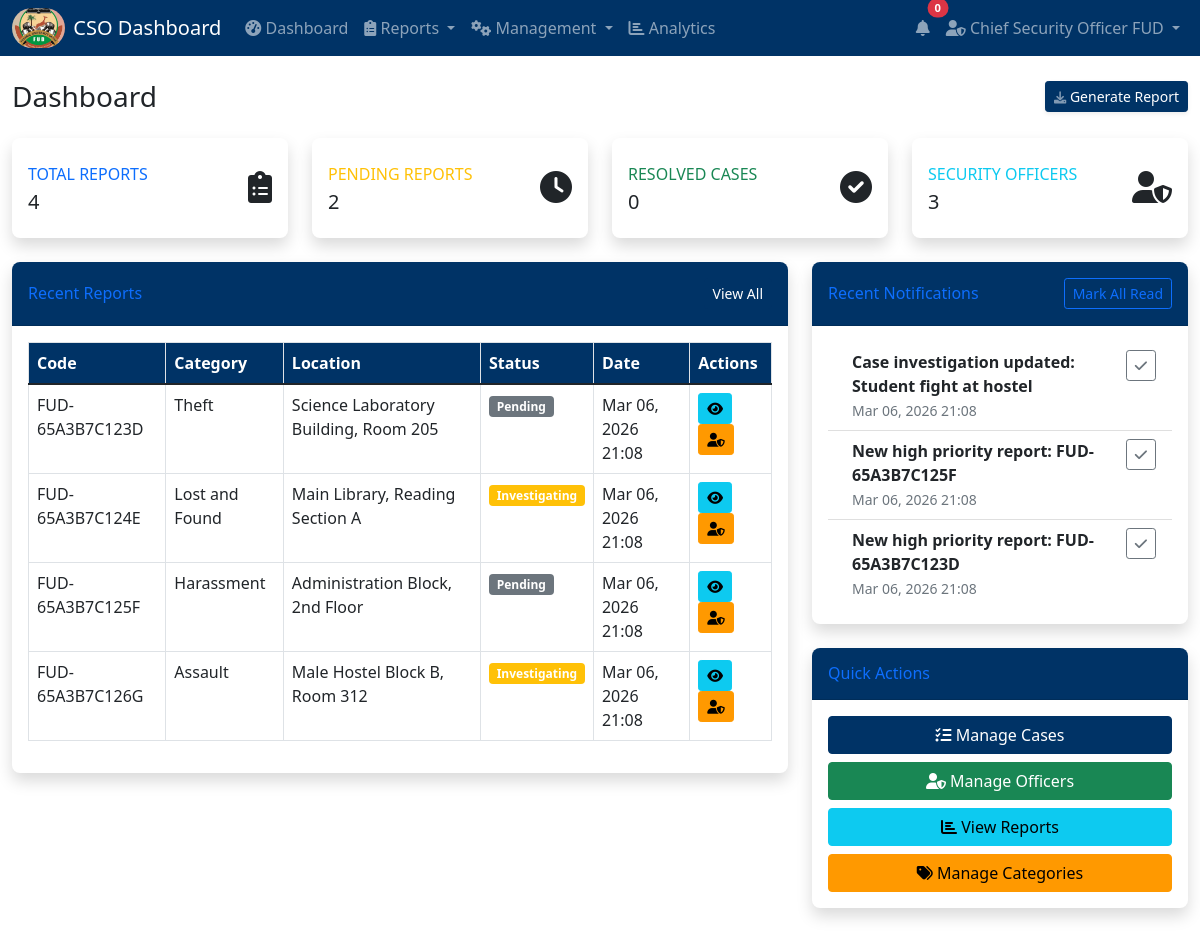
Page /cso/dashboard.php (signed in) on the committed database.
### tables this page shows
CREATE TABLE `reports` (
  `id` int(11) NOT NULL AUTO_INCREMENT,
  `report_code` varchar(20) NOT NULL,
  `reporter_name` varchar(100) DEFAULT NULL,
  `contact` varchar(20) DEFAULT NULL,
  `department` varchar(100) NOT NULL,
  `location` varchar(255) NOT NULL,
  `category_id` int(11) DEFAULT NULL,
  `description` text NOT NULL,
  `status` enum('pending','investigating','resolved') DEFAULT 'pending',
  `priority` enum('low','medium','high') DEFAULT 'medium',
  `created_at` timestamp NOT NULL DEFAULT current_timestamp(),
  PRIMARY KEY (`id`),
  UNIQUE KEY `report_code` (`report_code`),
  KEY `category_id` (`category_id`),
  KEY `status` (`status`),
  KEY `created_at` (`created_at`),
  CONSTRAINT `reports_ibfk_1` FOREIGN KEY (`category_id`) REFERENCES `categories` (`id`)
);

CREATE TABLE `categories` (
  `id` int(11) NOT NULL AUTO_INCREMENT,
  `name` varchar(100) NOT NULL,
  `description` text DEFAULT NULL,
  `status` enum('active','inactive') DEFAULT 'active',
  `created_at` timestamp NOT NULL DEFAULT current_timestamp(),
  PRIMARY KEY (`id`)
);

CREATE TABLE `notifications` (
  `id` int(11) NOT NULL AUTO_INCREMENT,
  `user_id` int(11) NOT NULL,
  `message` text NOT NULL,
  `link` varchar(255) DEFAULT NULL,
  `is_read` tinyint(1) DEFAULT 0,
  `created_at` timestamp NOT NULL DEFAULT current_timestamp(),
  PRIMARY KEY (`id`),
  KEY `user_id` (`user_id`),
  KEY `is_read` (`is_read`),
  KEY `created_at` (`created_at`),
  CONSTRAINT `notifications_ibfk_1` FOREIGN KEY (`user_id`) REFERENCES `users` (`id`) ON DELETE CASCADE
);

### cso/dashboard.php (the view, shortened to what this page needs)
<?php
require_once '../config/functions.php';
$database = new Database();
$db = $database->getConnection();
$stats = [];
$queries = [
    'total_reports' => "SELECT COUNT(*) as count FROM reports",
    'pending_reports' => "SELECT COUNT(*) as count FROM reports WHERE status = 'pending'",
    'investigating_reports' => "SELECT COUNT(*) as count FROM reports WHERE status = 'investigating'",
    'resolved_reports' => "SELECT COUNT(*) as count FROM reports WHERE status = 'resolved'",
    'total_officers' => "SELECT COUNT(*) as count FROM users WHERE role = 'Officer' AND status = 'active'",
    'active_cases' => "SELECT COUNT(*) as count FROM cases WHERE status != 'resolved'"
];
foreach ($queries as $key => $query) {
    $stmt = $db->prepare($query);
    $stmt->execute();
    $stats[$key] = $stmt->fetch(PDO::FETCH_ASSOC)['count'];
}
$recent_reports_query = "SELECT r.*, c.name as category_name FROM reports r
                         LEFT JOIN categories c ON r.category_id = c.id
                         ORDER BY r.created_at DESC LIMIT 5";
$recent_reports_stmt = $db->prepare($recent_reports_query);
$recent_reports_stmt->execute();
$recent_reports = $recent_reports_stmt->fetchAll(PDO::FETCH_ASSOC);
$notifications_query = "SELECT * FROM notifications WHERE user_id = :user_id AND is_read = 0 ORDER BY created_at DESC LIMIT 5";
$notifications_stmt = $db->prepare($notifications_query);
$notifications_stmt->bindParam(":user_id", $_SESSION['user_id']);
$notifications_stmt->execute();
$recent_notifications = $notifications_stmt->fetchAll(PDO::FETCH_ASSOC);
?>
<?php include '../includes/header.php'; ?>
<?php include 'includes/cso_navbar.php'; ?>
<div class="container-fluid mt-4">
    <div class="d-sm-flex align-items-center justify-content-between mb-4">
        <h1 class="h3 mb-0 text-gray-800">Dashboard</h1>
        <a href="reports.php" class="d-none d-sm-inline-block btn btn-sm btn-primary shadow-sm">
            <i class="fas fa-download fa-sm text-white-50"></i> Generate Report
        </a>
    </div>
    <div class="row">
        <div class="col-xl-3 col-md-6 mb-4">
            <div class="card border-left-primary shadow h-100 py-2">
                <div class="card-body">
                    <div class="row no-gutters align-items-center">
                        <div class="col mr-2">
                            <div class="text-xs font-weight-bold text-primary text-uppercase mb-1">
                                Total Reports</div>
                            <div class="h5 mb-0 font-weight-bold text-gray-800"><?= $stats['total_reports'] ?></div>
                        </div>
                        <div class="col-auto">
                            <i class="fas fa-clipboard-list fa-2x text-gray-300"></i>
                        </div>
                    </div>
                </div>
            </div>
        </div>
        <div class="col-xl-3 col-md-6 mb-4">
            <div class="card border-left-warning shadow h-100 py-2">
                <div class="card-body">
                    <div class="row no-gutters align-items-center">
                        <div class="col mr-2">
                            <div class="text-xs font-weight-bold text-warning text-uppercase mb-1">
                                Pending Reports</div>
                            <div class="h5 mb-0 font-weight-bold text-gray-800"><?= $stats['pending_reports'] ?></div>
                        </div>
                        <div class="col-auto">
                            <i class="fas fa-clock fa-2x text-gray-300"></i>
                        </div>
                    </div>
                </div>
            </div>
        </div>
        <div class="col-xl-3 col-md-6 mb-4">
            <div class="card border-left-success shadow h-100 py-2">
                <div class="card-body">
                    <div class="row no-gutters align-items-center">
                        <div class="col mr-2">
                            <div class="text-xs font-weight-bold text-success text-uppercase mb-1">
                                Resolved Cases</div>
                            <div class="h5 mb-0 font-weight-bold text-gray-800"><?= $stats['resolved_reports'] ?></div>
                        </div>
                        <div class="col-auto">
                            <i class="fas fa-check-circle fa-2x text-gray-300"></i>
                        </div>
                    </div>
                </div>
            </div>
        </div>
        <div class="col-xl-3 col-md-6 mb-4">
            <div class="card border-left-info shadow h-100 py-2">
                <div class="card-body">
                    <div class="row no-gutters align-items-center">
                        <div class="col mr-2">
                            <div class="text-xs font-weight-bold text-info text-uppercase mb-1">
                                Security Officers</div>
                            <div class="h5 mb-0 font-weight-bold text-gray-800"><?= $stats['total_officers'] ?></div>
                        </div>
                        <div class="col-auto">
                            <i class="fas fa-user-shield fa-2x text-gray-300"></i>
                        </div>
                    </div>
                </div>
            </div>
        </div>
    </div>
    <div class="row">
        <div class="col-lg-8">
            <div class="card shadow mb-4">
                <div class="card-header py-3 d-flex justify-content-between align-items-center">
                    <h6 class="m-0 font-weight-bold text-primary">Recent Reports</h6>
                    <a href="reports.php" class="btn btn-sm btn-primary">View All</a>
                </div>
                <div class="card-body">
                    <div class="table-responsive">
                        <table class="table table-bordered table-hover">
                            <thead class="thead-light">
                                <tr>
                                    <th>Code</th>
                                    <th>Category</th>
                                    <th>Location</th>
                                    <th>Status</th>
                                    <th>Date</th>
                                    <th>Actions</th>
                                </tr>
                            </thead>
                            <tbody>
                                <?php foreach ($recent_reports as $report): ?>
                                <tr>
                                    <td><?= htmlspecialchars($report['report_code']) ?></td>
                                    <td><?= htmlspecialchars($report['category_name']) ?></td>
                                    <td><?= htmlspecialchars($report['location']) ?></td>
                                    <td><?= getStatusBadge($report['status']) ?></td>
                                    <td><?= formatDate($report['created_at']) ?></td>
                                    <td>
                                        <a href="cases.php?action=view&id=<?= $report['id'] ?>" class="btn btn-sm btn-info">
                                            <i class="fas fa-eye"></i>
                                        </a>
                                        <a href="assign_case.php?report_id=<?= $report['id'] ?>" class="btn btn-sm btn-warning">
                                            <i class="fas fa-user-shield"></i>
                                        </a>
                                    </td>
                                </tr>
                                <?php endforeach; ?>
                            </tbody>
                        </table>
                    </div>
                </div>
            </div>
        </div>
        <div class="col-lg-4">
            <div class="card shadow mb-4">
                <div class="card-header py-3 d-flex justify-content-between align-items-center">
                    <h6 class="m-0 font-weight-bold text-primary">Recent Notifications</h6>
                    <a href="#" onclick="markAllNotificationsRead()" class="btn btn-sm btn-outline-primary">Mark All Read</a>
                </div>
                <div class="card-body">
                    <?php if (empty($recent_notifications)): ?>
                        <p class="text-muted text-center">No new notifications</p>
                    <?php else: ?>
                        <div class="list-group list-group-flush">
                            <?php foreach ($recent_notifications as $notification): ?>
                            <div class="list-group-item d-flex justify-content-between align-items-start">
                                <div class="ms-2 me-auto">
                                    <div class="fw-bold"><?= htmlspecialchars($notification['message']) ?></div>
                                    <small class="text-muted"><?= formatDate($notification['created_at']) ?></small>
                                </div>
                                <button class="btn btn-sm btn-outline-secondary" onclick="markNotificationRead(<?= $notification['id'] ?>)">
                                    <i class="fas fa-check"></i>
                                </button>
                            </div>
                            <?php endforeach; ?>
                        </div>
                    <?php endif; ?>
                </div>
            </div>
            <div class="card shadow mb-4">
                <div class="card-header py-3">
                    <h6 class="m-0 font-weight-bold text-primary">Quick Actions</h6>
                </div>
                <div class="card-body">
                    <div class="d-grid gap-2">
                        <a href="cases.php" class="btn btn-primary btn-block">
                            <i class="fas fa-tasks"></i> Manage Cases
                        </a>
                        <a href="officers.php" class="btn btn-success btn-block">
                            <i class="fas fa-user-shield"></i> Manage Officers
                        </a>
                        <a href="reports.php" class="btn btn-info btn-block">
                            <i class="fas fa-chart-bar"></i> View Reports
                        </a>
                        <a href="categories.php" class="btn btn-warning btn-block">
                            <i class="fas fa-tags"></i> Manage Categories
                        </a>
                    </div>
                </div>
            </div>
        </div>
    </div>
</div>
<?php include '../includes/footer.php'; ?>

### includes/header.php (shortened to what this page needs)
<!DOCTYPE html>
<html lang="en">
<head>
    <link href="https://cdn.jsdelivr.net/npm/bootstrap@5.1.3/dist/css/bootstrap.min.css" rel="stylesheet">
    <link rel="stylesheet" href="https://cdnjs.cloudflare.com/ajax/libs/font-awesome/6.0.0/css/all.min.css">
    <link rel="stylesheet" href="https://cdn.datatables.net/1.11.5/css/dataTables.bootstrap5.min.css">
    <link href="assets/css/custom.css" rel="stylesheet">
</head>
<body>
    <div id="wrapper">

### cso/includes/cso_navbar.php (shortened to what this page needs)
<nav class="navbar navbar-expand-lg navbar-dark bg-primary">
    <div class="container-fluid">
     <img src="../assets/images/fud-logo.png" alt="FUD Logo" height="40" style="border: none; border-radius: 70px;" class="d-inline-block align-text-top me-2">
        <a class="navbar-brand" href="dashboard.php">
            CSO Dashboard
        </a>
        <div class="collapse navbar-collapse" id="navbarNav">
            <ul class="navbar-nav me-auto">
                <li class="nav-item">
                    <a class="nav-link" href="dashboard.php"><i class="fas fa-tachometer-alt"></i> Dashboard</a>
                </li>
                <li class="nav-item dropdown">
                    <a class="nav-link dropdown-toggle" href="#" id="reportsDropdown" role="button" data-bs-toggle="dropdown">
                        <i class="fas fa-clipboard-list"></i> Reports
                    </a>
                </li>
                <li class="nav-item dropdown">
                    <a class="nav-link dropdown-toggle" href="#" id="managementDropdown" role="button" data-bs-toggle="dropdown">
                        <i class="fas fa-cogs"></i> Management
                    </a>
                </li>
                <li class="nav-item">
                    <a class="nav-link" href="analytics.php"><i class="fas fa-chart-bar"></i> Analytics</a>
                </li>
            </ul>
            <ul class="navbar-nav ms-auto">
                <li class="nav-item dropdown">
                    <a class="nav-link position-relative" href="#" id="notificationDropdown" role="button" data-bs-toggle="dropdown">
                        <i class="fas fa-bell"></i>
                        <span class="position-absolute top-0 start-100 translate-middle badge rounded-pill bg-danger" id="notificationCount">
                            0
                        </span>
                    </a>
                </li>
                <li class="nav-item dropdown">
                    <a class="nav-link dropdown-toggle" href="#" id="userDropdown" role="button" data-bs-toggle="dropdown">
                        <i class="fas fa-user-shield"></i> <?= htmlspecialchars($_SESSION['name']) ?>
                    </a>
                </li>
            </ul>
        </div>
    </div>
</nav>

### config/functions.php (shortened to what this page needs)
<?php
function formatDate($date) {
    return date('M d, Y H:i', strtotime($date));
}
function getStatusBadge($status) {
    $badges = [
        'pending' => 'secondary',
        'investigating' => 'warning',
        'resolved' => 'success'
    ];
    return '<span class="badge bg-' . ($badges[$status] ?? 'secondary') . '">' . ucfirst($status) . '</span>';
}
?>

### includes/footer.php (shortened to what this page needs)
        </div>
</body>
</html>

### assets/css/custom.css (style rules this page uses)
:root { --fud-primary: #003366; --fud-secondary: #FF9900; --fud-accent: #6699CC; }
.bg-primary { background-color: var(--fud-primary) !important; }
.btn-primary { background-color: var(--fud-primary); border-color: var(--fud-primary); }
.btn-warning { background-color: var(--fud-secondary); border-color: var(--fud-secondary); color: #000; }
.card { border: none; box-shadow: 0 0.15rem 1.75rem 0 rgba(58, 59, 69, 0.15); border-radius: 0.5rem; }
.card-header { background-color: var(--fud-primary); color: white; font-weight: 600; border-radius: 0.5rem 0.5rem 0 0 !important; }
.table th { background-color: var(--fud-primary); color: white; }
.badge.bg-danger { animation: pulse 2s infinite; font-size: 0.7em; }

### rows in the picture
reports: report_code "FUD-65A3B7C123D", category.name "Theft", location "Science Laboratory Building, Room 205", status "Pending", created_at "Mar 06, 2026 21:08"
reports: report_code "FUD-65A3B7C124E", category.name "Lost and Found", location "Main Library, Reading Section A", status "Investigating", created_at "Mar 06, 2026 21:08"
reports: report_code "FUD-65A3B7C125F", category.name "Harassment", location "Administration Block, 2nd Floor", status "Pending", created_at "Mar 06, 2026 21:08"
reports: report_code "FUD-65A3B7C126G", category.name "Assault", location "Male Hostel Block B, Room 312", status "Investigating", created_at "Mar 06, 2026 21:08"
notifications: message "Case investigation updated: Student fight at hostel", created_at "Mar 06, 2026 21:08"
notifications: message "New high priority report: FUD-65A3B7C125F", created_at "Mar 06, 2026 21:08"
notifications: message "New high priority report: FUD-65A3B7C123D", created_at "Mar 06, 2026 21:08"

### other values in the picture
$_SESSION['name'] "Chief Security Officer FUD"
$stats['total_reports'] "4"
$stats['pending_reports'] "2"
$stats['resolved_reports'] "0"
$stats['total_officers'] "3"
